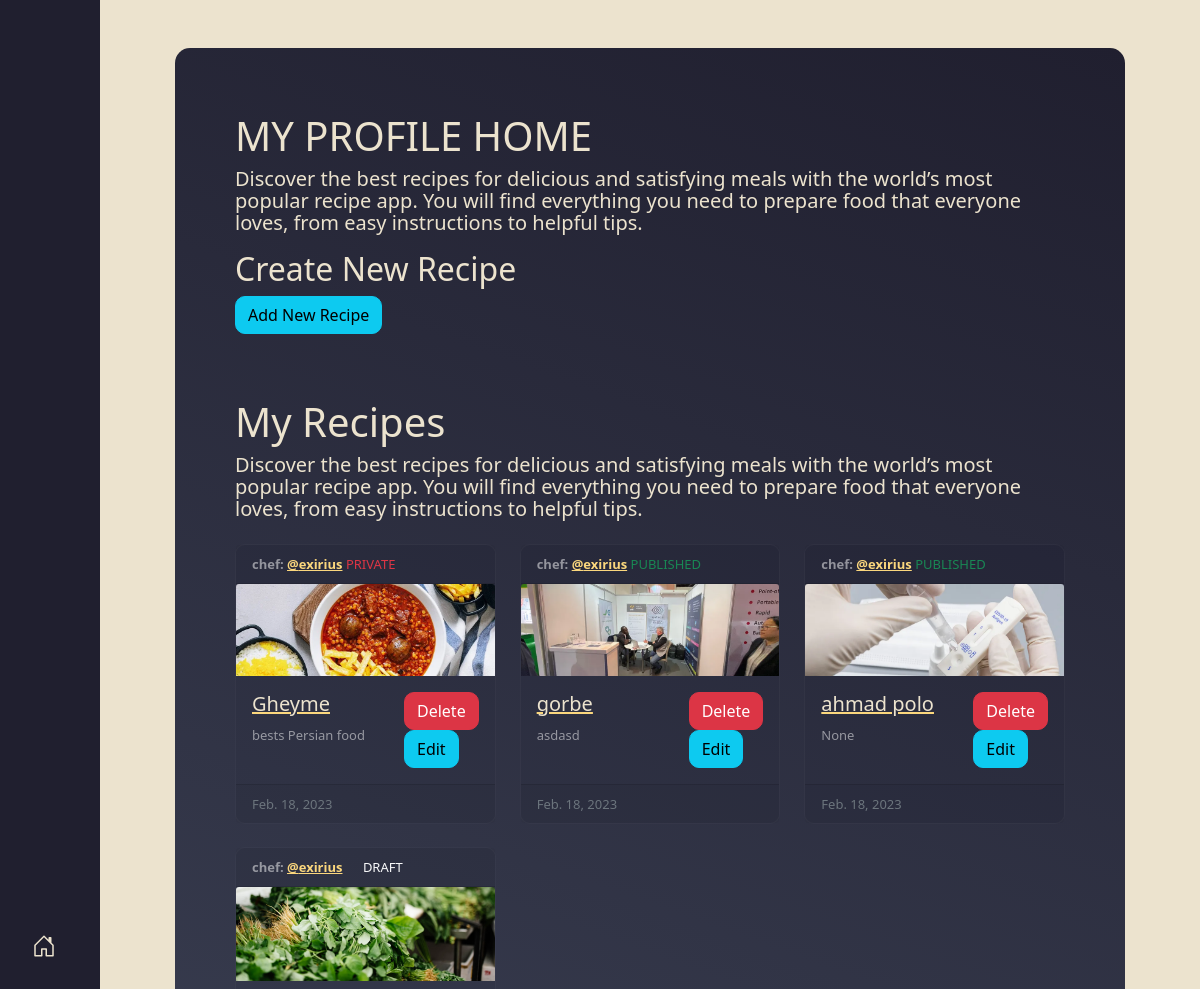
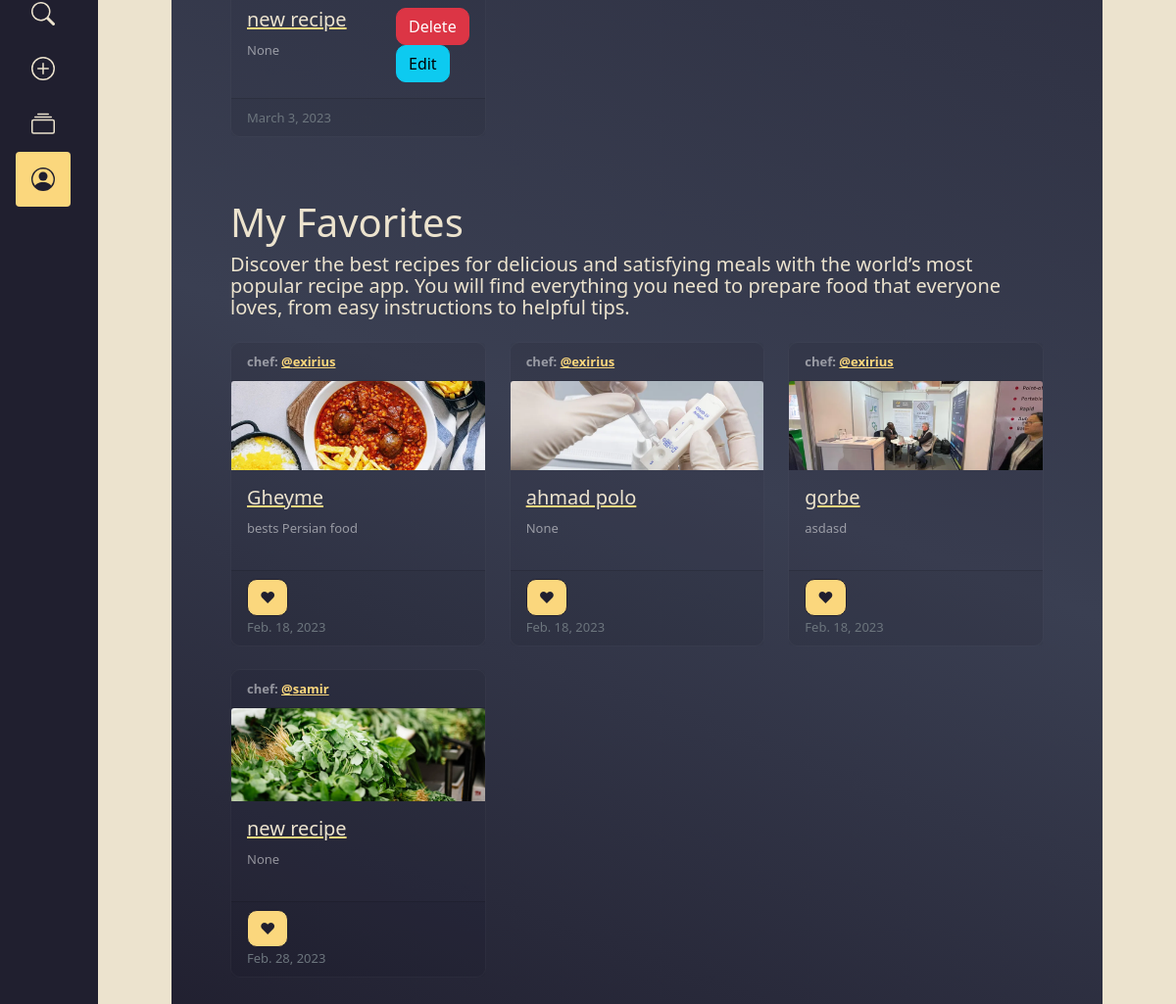
The app's page /home/ (signed in), older data (2 pictures, top to bottom).
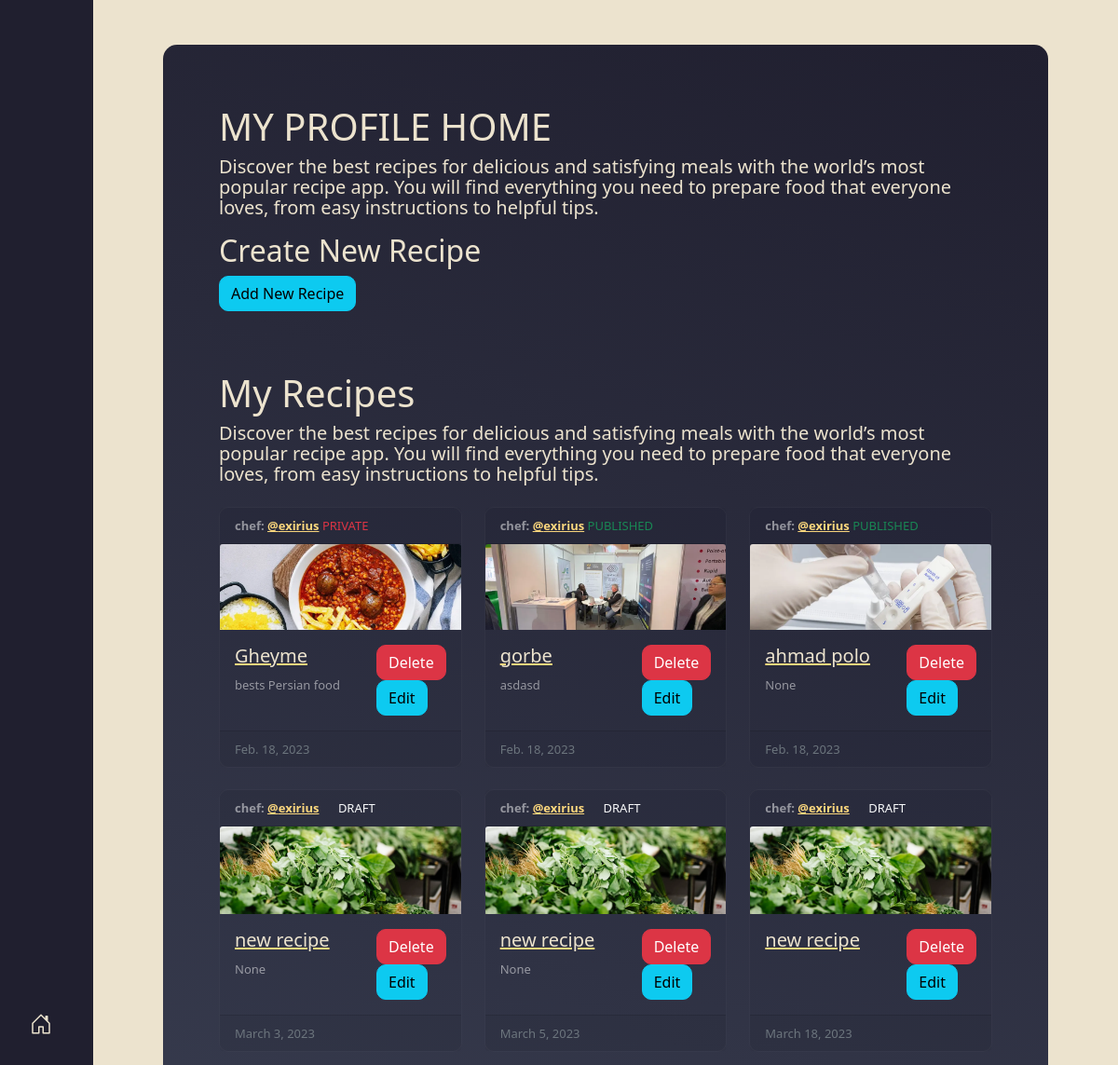
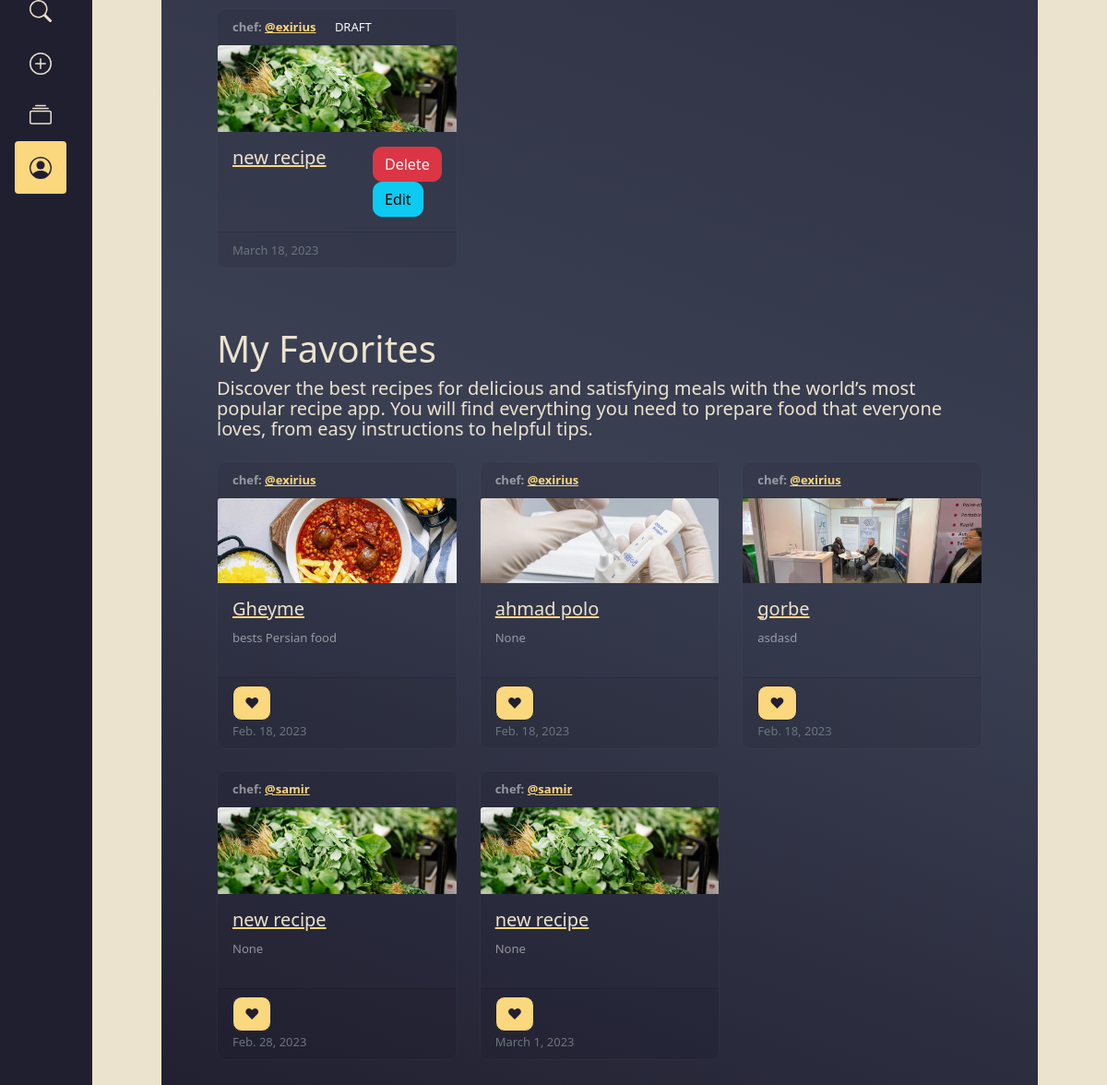
The same page, newer data (2 pictures, top to bottom).
### recipes/models.py (models this page shows, shortened)
class Recipe(models.Model):
    author = models.ForeignKey(User, on_delete=models.CASCADE,default=1)
    chef=models.CharField(max_length=100,default="common",help_text="recipe's chef name (e.g. Chef John)",null=True,blank=True)
    status=models.BooleanField(default=False,help_text="is this recipe ready to be published?")
    name=models.CharField(max_length=300,help_text='Recipe Name (e.g. Pasta)')
    privacy=models.BooleanField(default=False,help_text='is this recipe private?')
    date = models.DateField(auto_now_add=True)
    updated_at = models.DateTimeField(auto_now=True)
    serves = models.IntegerField(default=1 ,help_text='serves (e.g. 4 people)',null=True,blank=True)
    difficulty = models.IntegerField(default=1 ,help_text='difficulty level (e.g. Easy)',null=True,blank=True)
    timetoprepare=models.IntegerField(default=1 ,validators=[MinValueValidator(1), MaxValueValidator(1000)],help_text='time to prepare (e.g. 30 minutes)',null=True,blank=True)
    intro = models.TextField(help_text='an introduction for the recipe',blank=True)
    outro = models.TextField(help_text='add some notes for the recipe',blank=True)
    image = ResizedImageField(size=[850, 300], quality=80,force_format='WebP',crop=['middle', 'center'], upload_to='recipe_images/',default="default/default-recipe.jpg",blank=True, null=True,help_text='choose an image for the recipe')
    cat=models.ManyToManyField(RecipeCats,blank=True,help_text='Select categories for recipe (hold ctrl to select more than one recipe)')
    ingredients = models.ManyToManyField(RecipeIngredients,blank=True,help_text='Select ingredients for recipe (hold ctrl to select more than one recipe)')
    instructions = models.ManyToManyField(RecipeInstructions,blank=True,help_text='Select instructions for recipe (hold ctrl to select more than one recipe)')
    def __str__(self):
        return self.name
    class Meta:
        verbose_name_plural = 'Recipe'

### recipes/views.py (the view)
# urls.py: 2. Add a URL to urlpatterns:  path('', views.home, name='home')
@login_required(login_url="/login")
def home(request):
    recipes = Recipe.objects.filter(author=request.user.id)
    favorite_recipes= Recipe.objects.filter(favorite__user=request.user)
    favorites = Favorite.objects.filter(user=request.user).values_list('recipe', flat=True)
    print('>>>>>>>>>>>>>>>>>>>>>>>>>>>>>>',favorite_recipes)
    return render(request, 'home.html', {"recipes": recipes,'favorite_recipes':favorite_recipes,'favorites':favorites})

### recipes/templates/home.html (shortened to what this page needs)
{% extends 'base.html' %}
{% load i18n %}
{% block content %}
{% load static %}
<div class="sub-content d-block container my-5" style="overflow:auto;">
    <div class="d-block mt-3">
        <div class=" home-head  mt-2 mb-3 p-5">
            <h1>MY PROFILE HOME </h1>
            <p class="lead ">Discover the best recipes for delicious and satisfying meals with the world’s most popular
                recipe
                app. You will find everything you need to prepare food that everyone loves, from easy instructions to
                helpful
                tips.</p>
                <form method="post" action="{% url 'add_recipe' %}">
                    <h2>{% trans "Create New Recipe" %}</h2>
                    <input type="submit" class="btn btn-info" value="Add New Recipe">
                </form>
        </div>
        <div class="row my-recipes  mt-2 mb-5 px-5">
            <h1 class="">My Recipes</h1>
            <p class="lead ">Discover the best recipes for delicious and satisfying meals with the world’s most popular
                recipe
                app. You will find everything you need to prepare food that everyone loves, from easy instructions to
                helpful
                tips.</p>
            {% for recipe in recipes %}
            <div id="recipe-card" class=" recipe-card  col-sm-12 col-md-6 col-lg-4 .col-xl-3">
                <section class="card dark-card  mt-2">
                    <div class="card-header"><strong>chef: <a href="#">@{{ recipe.author.username }}</a></strong>
                        {% if recipe.status == False %}
                        <span class="recipe-status text-right text-light alert"> DRAFT</span>
                        {% elif recipe.status == True and recipe.privacy == False %}
                        <span class="recipe-status text-right text-success"> PUBLISHED</span>
                        {% elif recipe.privacy == True and recipe.status == True %}
                        <span class="recipe-status text-right text-danger"> PRIVATE</span>
                        {% endif %}
                    </div>
                    <img class="card-img-top img-fluid " src="{{recipe.image.url}}" alt="{{ recipe.image.name }}"
                        width="300" height="100" />
                    <div class="card-body d-flex flex-row justify-content-between">
                        <div>
                            <a href="{% url 'view_recipe' recipe.id %}">
                                <h5 class="card-title">{{recipe.name}}</h5>
                            </a>
                            <p>{{recipe.intro}}</p>
                        </div>
                        <div class="options">
                            {% if user == recipe.author%}
                            <form action="{% url 'delete_recipe' recipe.id %}" method="post">
                                <button type="submit" class="btn btn-danger">
                                    Delete
                                </button>
                            </form>
                            <form action="{% url 'edit_recipe' recipe.id %}" method="post">
                                <button type="submit" class="btn btn-info">
                                    Edit
                                </button>
                            </form>
                            {% endif %}
                        </div>
                    </div>
                    <div class="card-footer text-muted">{{recipe.date}}</div>
                </section>
            </div>
            {% empty %}
            <p>No recipes yet :(</p>
            {% endfor %}
        </div>
        <div class="row fav-recipes  mt-2 mb-5 px-5">
            <h1 class="">My Favorites</h1>
            <p class="lead ">Discover  the best recipes for delicious and satisfying meals with the world’s most popular
                recipe
                app. You will find everything you need to prepare food that everyone loves, from easy instructions to
                helpful
                tips.</p>
            {% for recipe in favorite_recipes %}
            <div id="recipe-card" class=" recipe-card col-sm-12 col-md-6 col-lg-4 ">
                <section class="card dark-card  mt-2">
                    <div class="card-header"><strong>chef: <a href="#">@{{ recipe.author.username }}</a></strong>
                    </div>
                    <img class="card-img-top img-fluid " src="{{recipe.image.url}}" alt="{{ recipe.image.name }}"
                        width="300" height="100" />
                    <div class="card-body d-flex flex-row justify-content-between">
                        <div>
                            <a href="{% url 'view_recipe' recipe.id %}">
                                <h5 class="card-title">{{recipe.name}}</h5>
                            </a>
                            <p>{{recipe.intro}}</p>
                        </div>
                    </div>
                    <div class="card-footer text-muted">
                        <form data-hx-post="{% url 'add_favorite' recipe.id %}"
                            hx-target="#add-favorite-btn{{recipe.id}}">
                            {% if user.is_authenticated %}
                            <button type="submit" id="add-favorite-btn{{recipe.id}}" class="btn btn-primary">
                                {% if recipe.id in favorites %}♥{% else %}♡{% endif %}
                            </button>
                        </form>
                        {% endif %}
                        {{recipe.date}}
                    </div>
                </section>
            </div>
            {% empty %}
            <p>No Favorites yet :(</p>
            {% endfor %}
        </div>
    </div>
</div>
{% endblock %}

### recipes/templates/base.html (shortened to what this page needs)
<!DOCTYPE html>
<html lang="en">
{% block head %}
<head>
  {% load static %}
  <link rel="stylesheet" href="{% static 'css/style.css' %}">
  <link rel="stylesheet" href="{% static 'css/bootstrap.min.css' %}">
</head>
{% endblock %}
<body>
  <div class="inner-wrapper dark-back">
    {% block sidebar %}
    <div id="sidebar" class="sidebar">
      <div class="sidebar-items p-3 d-flex align-items-center">
        <ul class="nav nav-pills nav-flush flex-column mb-auto text-center">
          <li class="nav-item">
            <a href="{% url 'index' %}" class="nav-link py-3  {% if request.path == '/' %}active{% endif %}"
              title="Home" data-bs-toggle="tooltip" data-bs-placement="right">
              <svg class="bi" width="24" height="24" role="img" aria-label="Home">
                <use xlink:href="#home" />
              </svg>
            </a>
          </li>
          <li class="nav-item">
            <a href="{% url 'search' %}" class="nav-link py-3 {% if request.path == '/search/' %}active{% endif %}"
              title="Search" data-bs-toggle="tooltip" data-bs-placement="right">
              <svg class="bi" width="24" height="24" role="img" aria-label="Search">
                <use xlink:href="#search" />
              </svg>
            </a>
          </li>
          <li class="nav-item">
            <form method="post" action="{% url 'add_recipe' %}">
              <button type="submit" class=" nav-link py-3  {% if request.path|slice:6 == '/edit/' %}active{% endif %}"
                aria-current="" title="Add Recipe" data-bs-toggle="tooltip" data-bs-placement="right">
                <svg class="bi" width="24" height="24" role="img" aria-label="add">
                  <use xlink:href="#add" />
                </svg>
              </button>
            </form>
          </li>
          <li class="nav-item">
            <a href="{% url 'category_list' %}"
              class="nav-link py-3  {% if request.path == '/cats/' %}active{% endif %}" title="Categories"
              data-bs-toggle="tooltip" data-bs-placement="right">
              <svg class="bi" width="24" height="24" role="img" aria-label="Categories">
                <use xlink:href="#cats" />
              </svg>
            </a>
          </li>
          {% if user.is_authenticated %}
          <li class="nav-item">
            <a href="{% url 'home' %}" class="nav-link py-3  {% if request.path == '/home/' %}active{% endif %}"
              title="{{user.username}}" data-bs-toggle="tooltip" data-bs-placement="right">
              <svg class="bi" width="24" height="24" role="img" aria-label="profile">
                <use xlink:href="#people-circle" />
              </svg>
            </a>
          </li>
          {% endif %}
        </ul>
      </div>
    </div>
    {% endblock %}
    <section role="main" class="content-body" id="main">
      {% block content %}
      {% endblock %}
    </section>
</body>
</html>

### static/css/style.css (style rules this page uses)
:root { --grad-back: linear-gradient(200deg, rgba(32, 31, 47, 1) 0%, rgba(58, 63, 82, 1) 67%, rgba(32, 31, 47, 1) 100%); --dark-back: #201f2f; --light-back: #ece3ce; --dark-card: rgba(32, 31, 47,0.05); --dark-input: #201f2f; --light-text: #ece3ce; --dark-text: #201f2f; --recipe-color: #fbd77d; --recipe-color-2: #f97157; --recipe-green: #00e6d5; }
*, main, .content-body { margin: 0; padding: 0; }
body { font-weight: 400; -webkit-text-size-adjust: 100%; -webkit-tap-highlight-color: rgba(0, 0, 0, 0); font-family: "Poppins", Arial, sans-serif; line-height: 22px; font-size: 13px; box-sizing: border-box; position: relative; height: 50px; background-color: var(--light-back) !important; color: var(--light-text) !important; }
.sub-content { max-width: 950px !important; background: var(--grad-back) !important; border-radius: 15px; }
.sidebar-items { justify-content: space-around; }
.sidebar { display: flex; align-items: center; }
.nav-link { fill: var(--light-text) !important; color: var(--recipe-color) !important; }
.nav-link.active { fill: var(--dark-text) !important; }
.btn { border-radius: 10px !important; }
.btn-primary, .nav-link.active { color: var(--dark-text) !important; background-color: var(--recipe-color) !important; border-color: var(--dark-text) !important; }
a { color: var(--recipe-color) !important; }
.card { transition: all 0.3s ease-in-out; }
.dark-card { background-color: var(--dark-card) !important; border-radius: 10px!important; border-color: rgba(255, 255, 255, 0.03)!important; color: rgba(255, 255, 255,0.5); }
.card-title { color: var(--light-text) }
.content-body { line-height: 22px; font-size: 13px; box-sizing: border-box; position: relative; display: block; flex: 2; min-width: 1px; }
.inner-wrapper { font-weight: 400; line-height: 22px; font-size: 13px; box-sizing: border-box; min-height: 100vh; padding-top: 0; table-layout: fixed; overflow: hidden; width: 100%; display: flex; }
.nav-item { place-self: center; }
.recipe-card { padding-right: 10px; padding-left: 10px; margin-top: 15px; margin-bottom: 15px; }
.sidebar { height: 100%; width: 100px; position: fixed; z-index: 1; background: var(--dark-back); top: 0; left: 0; overflow-x: hidden; padding-top: 20px; }
.content-body { margin-left: 100px; }

Row changes from the older to the newer data that the page shows:
added Recipe: author.username "exirius", status "DRAFT", image (placeholder picture), name "new recipe", intro "None", shows "Delete", date "March 5, 2023", shown under "My Recipes"
added Recipe: author.username "exirius", status "DRAFT", image (placeholder picture), name "new recipe", shows "Delete", date "March 18, 2023", shown under "My Recipes"
added Recipe: author.username "exirius", status "DRAFT", image (placeholder picture), name "new recipe", shows "Delete", date "March 18, 2023", shown under "My Recipes"
now on this page (row unchanged): Recipe: author.username "samir", image (placeholder picture), name "new recipe", intro "None", date "March 1, 2023", shown under "My Favorites"
